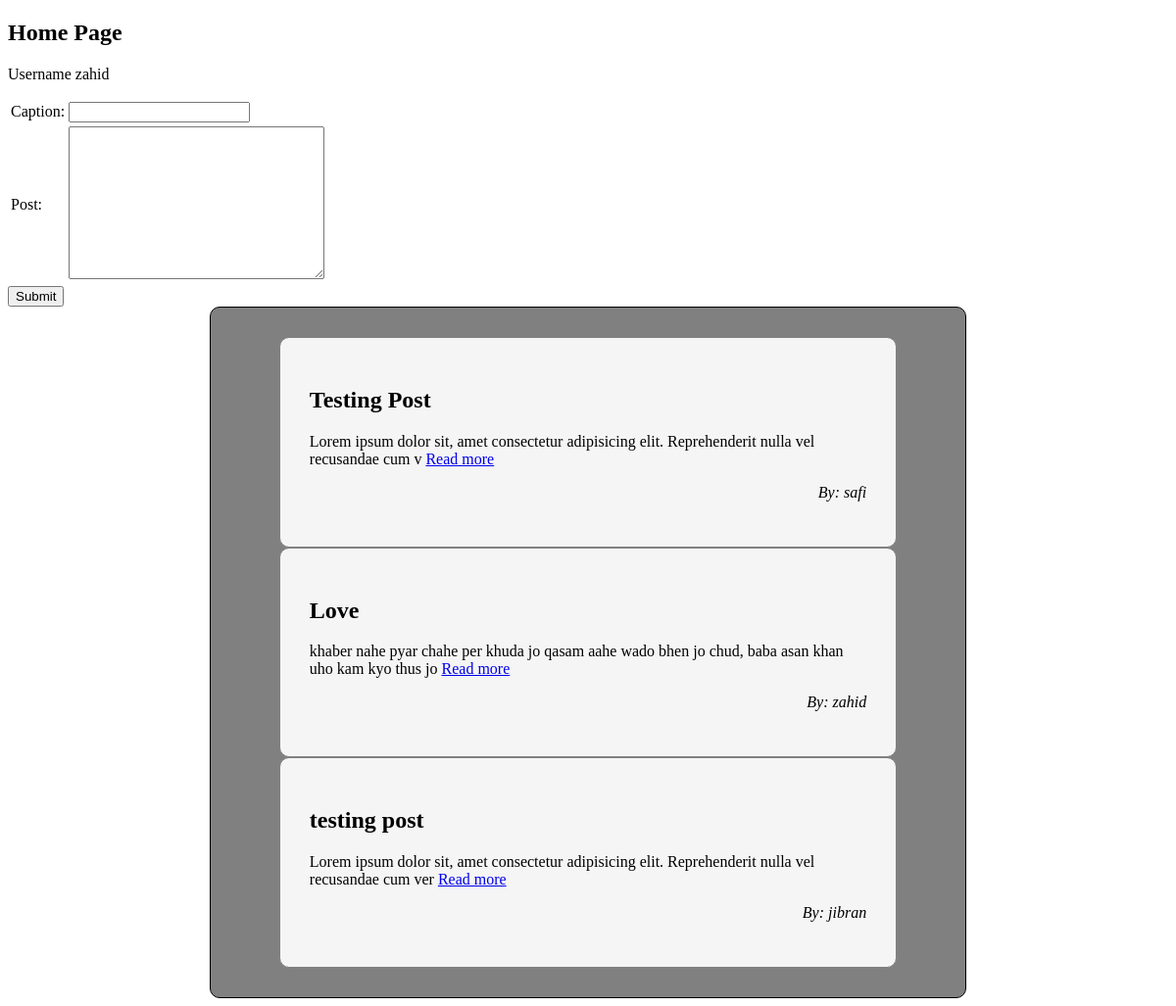
The page /home (signed in) on the database its author committed.
### app.py (models this page shows, shortened)
class Users(UserMixin, db.Model):
    id = db.Column(db.String(50), primary_key=True)
    name = db.Column(db.String(50), nullable=False)
    phone = db.Column(db.String(15))
    email = db.Column(db.String(100), unique=True, nullable=False)
    password = db.Column(db.String(100), nullable=False)

class Post(db.Model):
    id = db.Column(db.String(100), primary_key=True)
    caption = db.Column(db.String(255), nullable=False)
    post = db.Column(db.String(1000), nullable=False)
    user_id = db.Column(db.String(50), db.ForeignKey('users.id'), nullable=False)
    user = db.relationship('Users', backref=db.backref('posts', lazy=True))

### app.py (the view, shortened to what this page needs)
@app.route("/home", methods=["GET", "POST"])
def home():
    if not current_user.is_authenticated:
        return redirect(url_for('index'))
    posts=[i for i in Post.query.all()]
    return render_template("home.html", posts=posts)

### app.py (called while the page is built)
@loginManager.user_loader
def loader_user(userid):
    return Users.query.get(userid)

### templates/home.html (shortened to what this page needs)
<!DOCTYPE html>
<html lang="en">
<head>
    <link rel="stylesheet" href="{{url_for('static', filename='home.css')}}">
</head>
<body>
    <h2>Home Page</h2>
    <p>Username {{current_user.name}}</p>
    <div class="createPost">
        <form action="" method="post">
            <table>
                <tr>
                    <td>Caption: </td>
                    <td><input type="text" name="caption"></td>
                </tr>
                <tr>
                    <td>Post: </td>
                    <td><textarea name="post" id="" cols="30" rows="10"></textarea></td>
                </tr>
            </table>
            <input type="submit" name="" id="">
        </form>
    </div>
    <div class="Posts">
        {% for post in posts%}
            <div class="post">
                <h2>{{post.caption}}</h2>
                <p>{{post.post[0:100]}} <a href="/post/{{post.id}}">Read more</a></p>
                <p class="by">By: {{post.user.name}}</p>
            </div>
        {%endfor%}
    </div>
</body>
</html>

### static/home.css (style rules this page uses)
.Posts { width: 60%; border: 1px solid black; border-radius: 10px; min-height: 100px; margin: auto; padding: 30px; background-color: gray; }
.post { width: 80%; margin: auto; border: 1px solid gray; margin: auto; border-radius: 10px; padding: 30px; background: whitesmoke; }
.by { text-align: right; font-style: italic; }

### rows shown on the page
Users: name "zahid"
Post: caption "Testing Post", post "Lorem ipsum dolor sit, amet consectetur adipisicing elit. Reprehenderit nulla vel recusandae cum v", user.name "safi"
Post: caption "Love", post "khaber nahe pyar chahe per khuda jo qasam aahe wado bhen jo chud, baba asan khan uho kam kyo thus jo", user.name "zahid"
Post: caption "testing post", post "Lorem ipsum dolor sit, amet consectetur adipisicing elit. Reprehenderit nulla vel recusandae cum ver", user.name "jibran"
